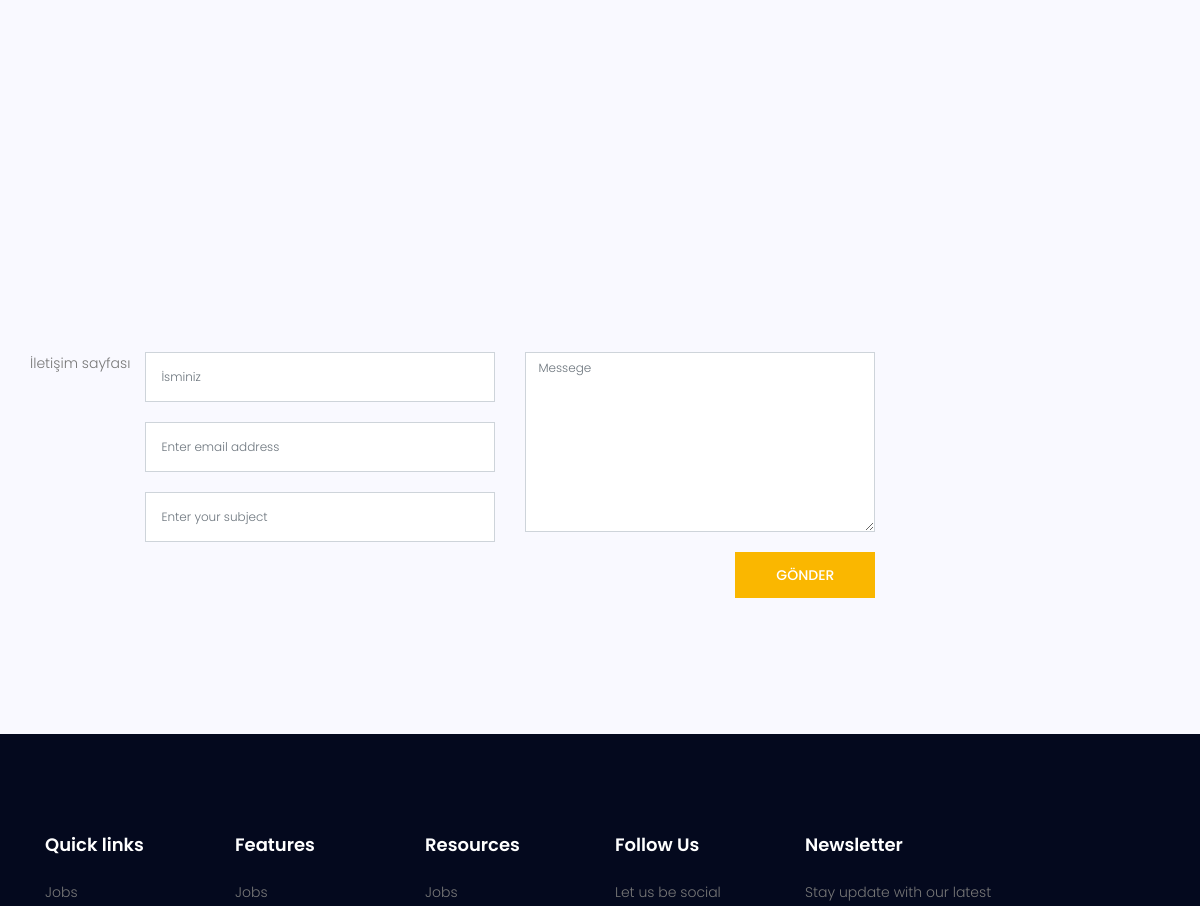
The app's page /contact/ (middle part), older data.
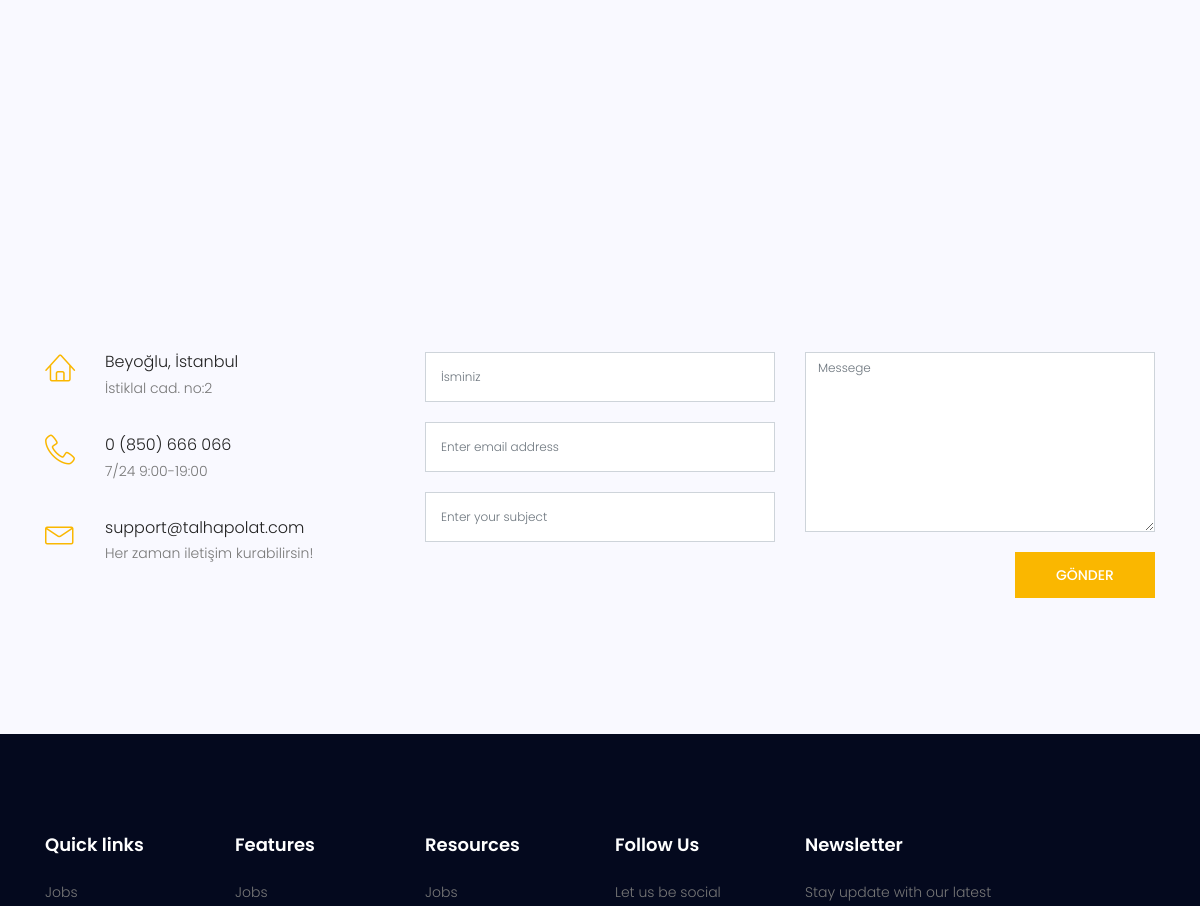
The same page, newer data.
### home/models.py (models this page shows, shortened)
class Setting(models.Model):
    STATUS = (
        ('TRUE', 'EVET'),
        ('FALSE', 'HAYIR'),
    )
    title = models.CharField(max_length=80)
    keywords = models.CharField(max_length=100)
    description = RichTextUploadingField()
    address = models.CharField(max_length=100)
    phone = models.CharField(max_length=30)
    email = models.CharField(max_length=30)
    smtpserver = models.CharField(max_length=30)
    smtpemail = models.CharField(max_length=30)
    smtppassword = models.CharField(max_length=30)
    smtpport = models.CharField(max_length=10)
    logo = models.ImageField(upload_to='images/products/')
    icon = models.ImageField(upload_to='images/products/')
    instagram = models.CharField(max_length=30)
    facebook = models.CharField(max_length=30)
    aboutus = RichTextUploadingField()
    contact = RichTextUploadingField()
    references = RichTextUploadingField
    status = models.CharField(max_length=10, choices=STATUS)
    create_at = models.DateTimeField(auto_now_add=True)

### home/views.py (the view, shortened to what this page needs)
# urls.py: path('contact/', views.contact, name='contact'),
def contact(request):
    setting = Setting.objects.get(pk=1)
    form = ContactForm()
    context = {'setting': setting, 'form': form}
    return render(request, 'contact.html', context)

### home/models.py
class ContactForm(ModelForm):
    class Meta:
        model = Contact
        fields = ['name', 'email', 'subject', 'message']
        widgets = {
            'name': TextInput(attrs={'class':'input', 'placeholder':'İsim'}),
            'email': TextInput(attrs={'class':'input', 'placeholder':'Email Adresi'}),
            'subject': TextInput(attrs={'class':'input', 'placeholder':'Konu'}),
            'message': Textarea(attrs={'class':'input', 'placeholder':'Mesajınız'}),
        }

### home/templates/contact.html (shortened to what this page needs)
{% extends 'homebase.html' %}
{% load static %}
{% block content %}
			<section class="contact-page-area section-gap">
				<div class="container">
					<div class="row">
						<div class="map-wrap" style="width:100%; height: 445px;" id="map"></div>
						{{ setting.contact|safe }}
						<div class="col-lg-8">
                            <form class="form-area contact-form text-right" action="" method="post">
                                <div class="row">
									<div class="col-lg-6 form-group">
										<input type="text" name="name" placeholder="İsminiz" onfocus="this.placeholder = ''" onblur="this.placeholder = 'Enter your name'" class="common-input mb-20 form-control" required="">
										<input name="email" placeholder="Enter email address" pattern="[A-Za-z0-9._%+-]+@[A-Za-z0-9.-]+\.[A-Za-z]{1,63}$" onfocus="this.placeholder = ''" onblur="this.placeholder = 'Enter email address'" class="common-input mb-20 form-control" required="" type="email">
										<input name="subject" placeholder="Enter your subject" onfocus="this.placeholder = ''" onblur="this.placeholder = 'Enter your subject'" class="common-input mb-20 form-control" required="" type="text">
									</div>
									<div class="col-lg-6 form-group">
										<textarea class="common-textarea form-control" name="message" placeholder="Messege" onfocus="this.placeholder = ''" onblur="this.placeholder = 'Messege'" required=""></textarea>
										<button class="primary-btn mt-20 text-white" style="float: right;">Gönder</button>
									</div>
								</div>
                            </form>
						</div>
					</div>
				</div>
			</section>
{% endblock %}

### home/templates/homebase.html (shortened to what this page needs)
<!DOCTYPE html>
<html lang="en">
<head>
    {% load static %}
			<link rel="stylesheet" href="{% static 'css/linearicons.css' %}">
			<link rel="stylesheet" href="{% static 'css/font-awesome.min.css' %}">
			<link rel="stylesheet" href="{% static 'css/bootstrap.css' %}">
			<link rel="stylesheet" href="{% static 'css/magnific-popup.css' %}">
			<link rel="stylesheet" href="{% static 'css/nice-select.css' %}">
			<link rel="stylesheet" href="{% static 'css/animate.min.css' %}">
			<link rel="stylesheet" href="https://code.jquery.com/ui/1.12.1/themes/base/jquery-ui.css">
			<link rel="stylesheet" href="{% static 'css/owl.carousel.css' %}">
			<link rel="stylesheet" href="{% static 'css/main.css' %}">
</head>
{% block content %} {% endblock %}
{% include 'footer.html' %}
<body>
</body>
</html>

### home/templates/header.html (shortened to what this page needs)
{% load static %}

### home/templates/footer.html (shortened to what this page needs)
			<footer class="footer-area section-gap">
				<div class="container">
					<div class="row">
						<div class="col-lg-2 col-md-6 col-sm-6">
							<div class="single-footer-widget">
								<h6>Quick links</h6>
								<ul>
									<li><a href="#">Jobs</a></li>
								</ul>
							</div>
						</div>
						<div class="col-lg-2 col-md-6 col-sm-6">
							<div class="single-footer-widget">
								<h6>Features</h6>
								<ul>
									<li><a href="#">Jobs</a></li>
								</ul>
							</div>
						</div>
						<div class="col-lg-2 col-md-6 col-sm-6">
							<div class="single-footer-widget">
								<h6>Resources</h6>
								<ul>
									<li><a href="#">Jobs</a></li>
								</ul>
							</div>
						</div>
						<div class="col-lg-2 col-md-6 col-sm-6 social-widget">
							<div class="single-footer-widget">
								<h6>Follow Us</h6>
								<p>Let us be social</p>
							</div>
						</div>
						<div class="col-lg-4  col-md-6 col-sm-6">
							<div class="single-footer-widget">
								<h6>Newsletter</h6>
								<p>Stay update with our latest</p>
							</div>
						</div>
					</div>
				</div>
			</footer>

### product/static/css/main.css (style rules this page uses)
body { color: #777777; font-family: "Poppins", sans-serif; font-size: 14px; font-weight: 300; line-height: 1.625em; position: relative; }
ol, ul { margin: 0; padding: 0; list-style: none; }
a { -webkit-transition: all 0.3s ease 0s; -moz-transition: all 0.3s ease 0s; -o-transition: all 0.3s ease 0s; transition: all 0.3s ease 0s; }
a, a:focus, a:hover { text-decoration: none; outline: 0; }
h1, h2, h3, h4, h5, h6 { font-family: "Poppins", sans-serif; color: #222222; line-height: 1.2em !important; margin-bottom: 0; margin-top: 0; font-weight: 600; }
h5, .h5 { font-size: 16px; }
h6, .h6 { font-size: 14px; color: #222222; }
.mt-20 { margin-top: 20px; }
.mb-20 { margin-bottom: 20px; }
.text-white { color: #fff; }
.flex-column { -webkit-box-direction: normal; -webkit-box-orient: vertical; -webkit-flex-direction: column; -moz-flex-direction: column; -ms-flex-direction: column; flex-direction: column; }
h5 { font-size: 16px; }
h6 { font-size: 14px; }
h1, h2, h3, h4, h5, h6 { line-height: 1.5em; }
.section-gap { padding: 120px 0; }
.primary-btn { background-color: #fab700; line-height: 42px; padding-left: 40px; padding-right: 40px; border: none; color: #fff; display: inline-block; font-weight: 500; position: relative; border: 1px solid transparent; -webkit-transition: all 0.3s ease 0s; -moz-transition: all 0.3s ease 0s; -o-transition: all 0.3s ease 0s; transition: all 0.3s ease 0s; cursor: pointer; text-transform: uppercase; position: relative; }
.footer-area { padding-top: 100px; background-color: #04091e; }
.footer-area h6 { color: #fff; margin-bottom: 25px; font-size: 18px; font-weight: 600; }
.single-footer-widget ul li { margin-bottom: 10px; }
.single-footer-widget ul li a { color: #777777; }
.contact-page-area { background: #f9f9ff; }
.contact-page-area .map-wrap { margin-bottom: 120px; }
.contact-page-area .form-area input { padding: 15px; }
.contact-page-area .form-area input, .contact-page-area .form-area textarea { border-radius: 0; font-size: 12px; }
.contact-page-area .form-area textarea { height: 180px; margin-top: 0px; }
.contact-page-area .form-area .primary-btn { -webkit-transition: all 0.3s ease 0s; -moz-transition: all 0.3s ease 0s; -o-transition: all 0.3s ease 0s; transition: all 0.3s ease 0s; }
.contact-page-area .single-contact-address { margin-bottom: 20px; }
.contact-page-area .single-contact-address h5 { font-weight: 300; font-size: 16px; margin-bottom: 5px; }
.contact-page-area .single-contact-address .lnr { font-size: 30px; font-weight: 500; color: #fab700; margin-right: 30px; }

Row changes from the older to the newer data that the page shows:
changed Setting: contact "İletişim sayfası" → "Beyoğlu, İstanbul İstiklal cad. no:2 0 (850) 666 066 7/24 9:00-19:00 support@talhapolat.com Her zaman iletişim kurabilirsin!"
